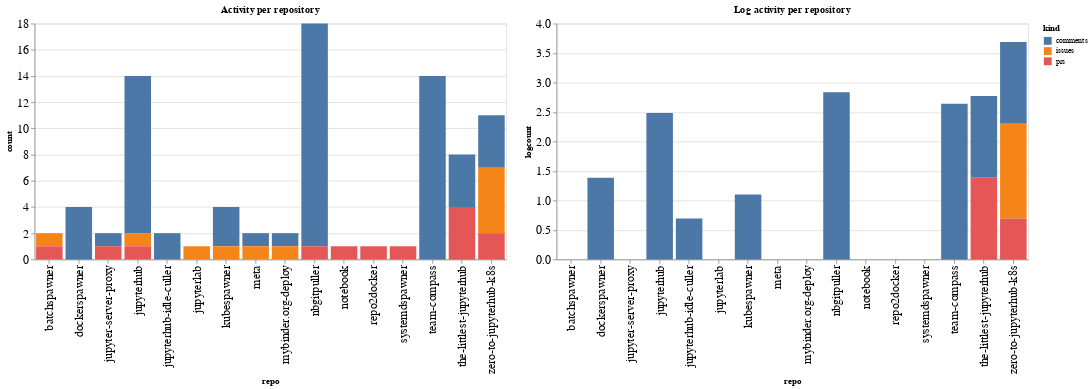

Write notebook code for a chart like this one.
### Code cell
ch1 = alt.Chart(repo_summaries, width=600, title="Activity per repository").mark_bar().encode(
    x='repo',
    y='count',
    color='kind',
    tooltip="kind"
)

ch2 = alt.Chart(repo_summaries, width=600, title="Log activity per repository").mark_bar().encode(
    x='repo',
    y='logcount',
    color='kind',
    tooltip="kind"
)

ch1 | ch2

### Figure 1 — Vega-Lite specification as saved in the notebook (floating-point values rounded to 4 significant figures)
{"config": {"axisLeft": {"labelFontSize": 15}, "axisBottom": {"labelFontSize": 15}}, "hconcat": [{"mark": "bar", "encoding": {"color": {"type": "nominal", "field": "kind"}, "tooltip": {"type": "nominal", "field": "kind"}, "x": {"type": "nominal", "field": "repo"}, "y": {"type": "quantitative", "field": "count"}}, "title": "Activity per repository", "width": 600}, {"mark": "bar", "encoding": {"color": {"type": "nominal", "field": "kind"}, "tooltip": {"type": "nominal", "field": "kind"}, "x": {"type": "nominal", "field": "repo"}, "y": {"type": "quantitative", "field": "logcount"}}, "title": "Log activity per repository", "width": 600}], "data": {"name": "data-31f84ecbe32cb0ce5e43370cef4f3c9d"}, "$schema": "https://vega.github.io/schema/vega-lite/v4.8.1.json", "datasets": {"data-31f84ecbe32cb0ce5e43370cef4f3c9d": [{"repo": "batchspawner", "kind": "issues", "count": 1, "logcount": 0.0}, {"repo": "batchspawner", "kind": "prs", "count": 1, "logcount": 0.0}, {"repo": "dockerspawner", "kind": "comments", "count": 4, "logcount": 1.386}, {"repo": "jupyter-server-proxy", "kind": "comments", "count": 1, "logcount": 0.0}, {"repo": "jupyter-server-proxy", "kind": "prs", "count": 1, "logcount": 0.0}, {"repo": "jupyterhub", "kind": "comments", "count": 12, "logcount": 2.485}, {"repo": "jupyterhub", "kind": "issues", "count": 1, "logcount": 0.0}, {"repo": "jupyterhub", "kind": "prs", "count": 1, "logcount": 0.0}, {"repo": "jupyterhub-idle-culler", "kind": "comments", "count": 2, "logcount": 0.6931}, {"repo": "jupyterlab", "kind": "issues", "count": 1, "logcount": 0.0}, {"repo": "kubespawner", "kind": "comments", "count": 3, "logcount": 1.099}, {"repo": "kubespawner", "kind": "issues", "count": 1, "logcount": 0.0}, {"repo": "meta", "kind": "comments", "count": 1, "logcount": 0.0}, {"repo": "meta", "kind": "issues", "count": 1, "logcount": 0.0}, {"repo": "mybinder.org-deploy", "kind": "comments", "count": 1, "logcount": 0.0}, {"repo": "mybinder.org-deploy", "kind": "issues", "count": 1, "logcount": 0.0}, {"repo": "nbgitpuller", "kind": "comments", "count": 17, "logcount": 2.833}, {"repo": "nbgitpuller", "kind": "prs", "count": 1, "logcount": 0.0}, {"repo": "notebook", "kind": "prs", "count": 1, "logcount": 0.0}, {"repo": "repo2docker", "kind": "prs", "count": 1, "logcount": 0.0}, {"repo": "systemdspawner", "kind": "prs", "count": 1, "logcount": 0.0}, {"repo": "team-compass", "kind": "comments", "count": 14, "logcount": 2.639}, {"repo": "the-littlest-jupyterhub", "kind": "comments", "count": 4, "logcount": 1.386}, {"repo": "the-littlest-jupyterhub", "kind": "prs", "count": 4, "logcount": 1.386}, {"repo": "zero-to-jupyterhub-k8s", "kind": "comments", "count": 4, "logcount": 1.386}, {"repo": "zero-to-jupyterhub-k8s", "kind": "issues", "count": 5, "logcount": 1.609}, {"repo": "zero-to-jupyterhub-k8s", "kind": "prs", "count": 2, "logcount": 0.6931}]}}
